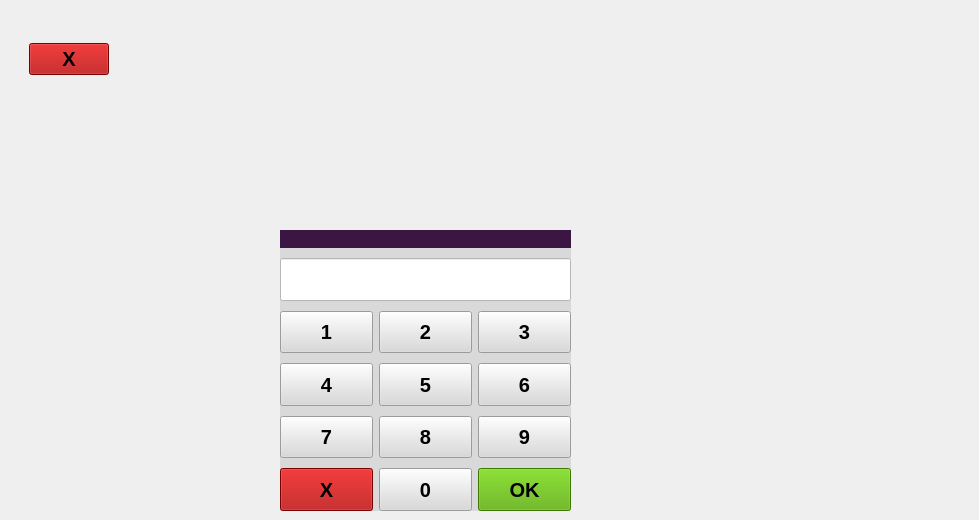
    <widget class="QWidget" name="login">
     <widget class="QWidget" name="gridLayoutWidget">
      <property name="geometry">
       <rect>
        <x>280</x>
        <y>230</y>
        <width>291</width>
        <height>281</height>
       </rect>
      </property>
      <property name="styleSheet">
       <string notr="true">background-color: rgb(217, 217, 217);
color: rgb(0, 0, 0);</string>
      </property>
      <layout class="QGridLayout" name="gridLayout">
       <property name="verticalSpacing">
        <number>10</number>
       </property>
       <item row="7" column="2">
        <widget class="QPushButton" name="btnPin9">
         <property name="sizePolicy">
          <sizepolicy hsizetype="Minimum" vsizetype="Expanding">
           <horstretch>0</horstretch>
           <verstretch>0</verstretch>
          </sizepolicy>
         </property>
         <property name="font">
          <font>
           <pointsize>15</pointsize>
           <bold>true</bold>
          </font>
         </property>
         <property name="styleSheet">
          <string notr="true">background-color: rgb(217, 217, 217);
color: rgb(0, 0, 0);</string>
         </property>
         <property name="text">
          <string>9</string>
         </property>
        </widget>
       </item>
       <item row="5" column="0">
        <widget class="QPushButton" name="btnPin1">
         <property name="sizePolicy">
          <sizepolicy hsizetype="Minimum" vsizetype="Expanding">
           <horstretch>0</horstretch>
           <verstretch>0</verstretch>
          </sizepolicy>
         </property>
         <property name="font">
          <font>
           <pointsize>15</pointsize>
           <bold>true</bold>
          </font>
         </property>
         <property name="styleSheet">
          <string notr="true">background-color: rgb(217, 217, 217);
color: rgb(0, 0, 0);</string>
         </property>
         <property name="text">
          <string>1</string>
         </property>
        </widget>
       </item>
       <item row="8" column="1">
        <widget class="QPushButton" name="btnPin0">
         <property name="sizePolicy">
          <sizepolicy hsizetype="Minimum" vsizetype="Expanding">
           <horstretch>0</horstretch>
           <verstretch>0</verstretch>
          </sizepolicy>
         </property>
         <property name="font">
          <font>
           <pointsize>15</pointsize>
           <bold>true</bold>
          </font>
         </property>
         <property name="text">
          <string>0</string>
         </property>
        </widget>
       </item>
       <item row="8" column="2">
        <widget class="QPushButton" name="btnPinOk">
         <property name="sizePolicy">
          <sizepolicy hsizetype="Minimum" vsizetype="Expanding">
           <horstretch>0</horstretch>
           <verstretch>0</verstretch>
          </sizepolicy>
         </property>
         <property name="font">
          <font>
           <pointsize>15</pointsize>
           <bold>true</bold>
          </font>
         </property>
         <property name="autoFillBackground">
          <bool>false</bool>
         </property>
         <property name="styleSheet">
          <string notr="true">background-color: rgb(85, 170, 0);
color: rgb(0, 0, 0);</string>
         </property>
         <property name="text">
          <string>OK</string>
         </property>
        </widget>
       </item>
       <item row="6" column="1">
        <widget class="QPushButton" name="btnPin5">
         <property name="sizePolicy">
          <sizepolicy hsizetype="Minimum" vsizetype="Expanding">
           <horstretch>0</horstretch>
           <verstretch>0</verstretch>
          </sizepolicy>
         </property>
         <property name="font">
          <font>
           <pointsize>15</pointsize>
           <bold>true</bold>
          </font>
         </property>
         <property name="styleSheet">
          <string notr="true">background-color: rgb(217, 217, 217);
color: rgb(0, 0, 0);</string>
         </property>
         <property name="text">
          <string>5</string>
         </property>
        </widget>
       </item>
       <item row="5" column="2">
        <widget class="QPushButton" name="btnPin3">
         <property name="sizePolicy">
          <sizepolicy hsizetype="Minimum" vsizetype="Expanding">
           <horstretch>0</horstretch>
           <verstretch>0</verstretch>
          </sizepolicy>
         </property>
         <property name="font">
          <font>
           <pointsize>15</pointsize>
           <bold>true</bold>
          </font>
         </property>
         <property name="styleSheet">
          <string notr="true">background-color: rgb(217, 217, 217);
color: rgb(0, 0, 0);</string>
         </property>
         <property name="text">
          <string>3</string>
         </property>
        </widget>
       </item>
       <item row="7" column="1">
        <widget class="QPushButton" name="btnPin8">
         <property name="sizePolicy">
          <sizepolicy hsizetype="Minimum" vsizetype="Expanding">
           <horstretch>0</horstretch>
           <verstretch>0</verstretch>
          </sizepolicy>
         </property>
         <property name="font">
          <font>
           <pointsize>15</pointsize>
           <bold>true</bold>
          </font>
         </property>
         <property name="styleSheet">
          <string notr="true">background-color: rgb(217, 217, 217);
color: rgb(0, 0, 0);</string>
         </property>
         <property name="text">
          <string>8</string>
         </property>
        </widget>
       </item>
       <item row="4" column="0" colspan="3">
        <widget class="QLineEdit" name="linePin">
         <property name="enabled">
          <bool>true</bool>
         </property>
         <property name="sizePolicy">
          <sizepolicy hsizetype="Expanding" vsizetype="Expanding">
           <horstretch>0</horstretch>
           <verstretch>0</verstretch>
          </sizepolicy>
         </property>
         <property name="font">
          <font>
           <strikeout>false</strikeout>
          </font>
         </property>
         <property name="styleSheet">
          <string notr="true">background-color: rgb(255, 255, 255);
color: rgb(0, 0, 0);</string>
         </property>
         <property name="text">
          <string/>
         </property>
         <property name="maxLength">
          <number>4</number>
         </property>
         <property name="echoMode">
          <enum>QLineEdit::Password</enum>
         </property>
         <property name="readOnly">
          <bool>true</bool>
         </property>
        </widget>
       </item>
       <item row="5" column="1">
        <widget class="QPushButton" name="btnPin2">
         <property name="sizePolicy">
          <sizepolicy hsizetype="Minimum" vsizetype="Expanding">
           <horstretch>0</horstretch>
           <verstretch>0</verstretch>
          </sizepolicy>
         </property>
         <property name="font">
          <font>
           <pointsize>15</pointsize>
           <bold>true</bold>
          </font>
         </property>
         <property name="styleSheet">
          <string notr="true">background-color: rgb(217, 217, 217);
color: rgb(0, 0, 0);</string>
         </property>
         <property name="text">
          <string>2</string>
         </property>
        </widget>
       </item>
       <item row="6" column="0">
        <widget class="QPushButton" name="btnPin4">
         <property name="sizePolicy">
          <sizepolicy hsizetype="Minimum" vsizetype="Expanding">
           <horstretch>0</horstretch>
           <verstretch>0</verstretch>
          </sizepolicy>
         </property>
         <property name="font">
          <font>
           <pointsize>15</pointsize>
           <bold>true</bold>
          </font>
         </property>
         <property name="styleSheet">
          <string notr="true">background-color: rgb(217, 217, 217);
color: rgb(0, 0, 0);</string>
         </property>
         <property name="text">
          <string>4</string>
         </property>
        </widget>
       </item>
       <item row="8" column="0">
        <widget class="QPushButton" name="btnPinCancel">
         <property name="sizePolicy">
          <sizepolicy hsizetype="Minimum" vsizetype="Expanding">
           <horstretch>0</horstretch>
           <verstretch>0</verstretch>
          </sizepolicy>
         </property>
         <property name="font">
          <font>
           <pointsize>15</pointsize>
           <bold>true</bold>
          </font>
         </property>
         <property name="styleSheet">
          <string notr="true">color: rgb(0, 0, 0);
background-color: rgb(170, 0, 0);</string>
         </property>
         <property name="text">
          <string>X</string>
         </property>
        </widget>
       </item>
       <item row="6" column="2">
        <widget class="QPushButton" name="btnPin6">
         <property name="sizePolicy">
          <sizepolicy hsizetype="Minimum" vsizetype="Expanding">
           <horstretch>0</horstretch>
           <verstretch>0</verstretch>
          </sizepolicy>
         </property>
         <property name="font">
          <font>
           <pointsize>15</pointsize>
           <bold>true</bold>
          </font>
         </property>
         <property name="styleSheet">
          <string notr="true">background-color: rgb(217, 217, 217);
color: rgb(0, 0, 0);</string>
         </property>
         <property name="text">
          <string>6</string>
         </property>
        </widget>
       </item>
       <item row="7" column="0">
        <widget class="QPushButton" name="btnPin7">
         <property name="sizePolicy">
          <sizepolicy hsizetype="Minimum" vsizetype="Expanding">
           <horstretch>0</horstretch>
           <verstretch>0</verstretch>
          </sizepolicy>
         </property>
         <property name="font">
          <font>
           <pointsize>15</pointsize>
           <bold>true</bold>
          </font>
         </property>
         <property name="styleSheet">
          <string notr="true">background-color: rgb(217, 217, 217);
color: rgb(0, 0, 0);</string>
         </property>
         <property name="text">
          <string>7</string>
         </property>
        </widget>
       </item>
       <item row="3" column="0" colspan="3">
        <widget class="QLabel" name="labelLoginErr">
         <property name="font">
          <font>
           <pointsize>12</pointsize>
           <bold>true</bold>
          </font>
         </property>
         <property name="styleSheet">
          <string notr="true">background-color: rgb(60, 22, 66);
color: rgb(170, 0, 0);</string>
         </property>
         <property name="text">
          <string/>
         </property>
        </widget>
       </item>
      </layout>
     </widget>
     <widget class="QWidget" name="verticalLayoutWidget_4">
      <property name="geometry">
       <rect>
        <x>29</x>
        <y>39</y>
        <width>941</width>
        <height>41</height>
       </rect>
      </property>
      <layout class="QVBoxLayout" name="verticalLayout_4">
       <item alignment="Qt::AlignLeft">
        <widget class="QPushButton" name="pushButton">
         <property name="sizePolicy">
          <sizepolicy hsizetype="Fixed" vsizetype="Fixed">
           <horstretch>0</horstretch>
           <verstretch>0</verstretch>
          </sizepolicy>
         </property>
         <property name="font">
          <font>
           <pointsize>15</pointsize>
           <bold>true</bold>
          </font>
         </property>
         <property name="styleSheet">
          <string notr="true">color: rgb(0, 0, 0);
background-color: rgb(170, 0, 0);</string>
         </property>
         <property name="text">
          <string>X</string>
         </property>
         <property name="autoDefault">
          <bool>false</bool>
         </property>
         <property name="flat">
          <bool>false</bool>
         </property>
        </widget>
       </item>
      </layout>
     </widget>
    </widget>
